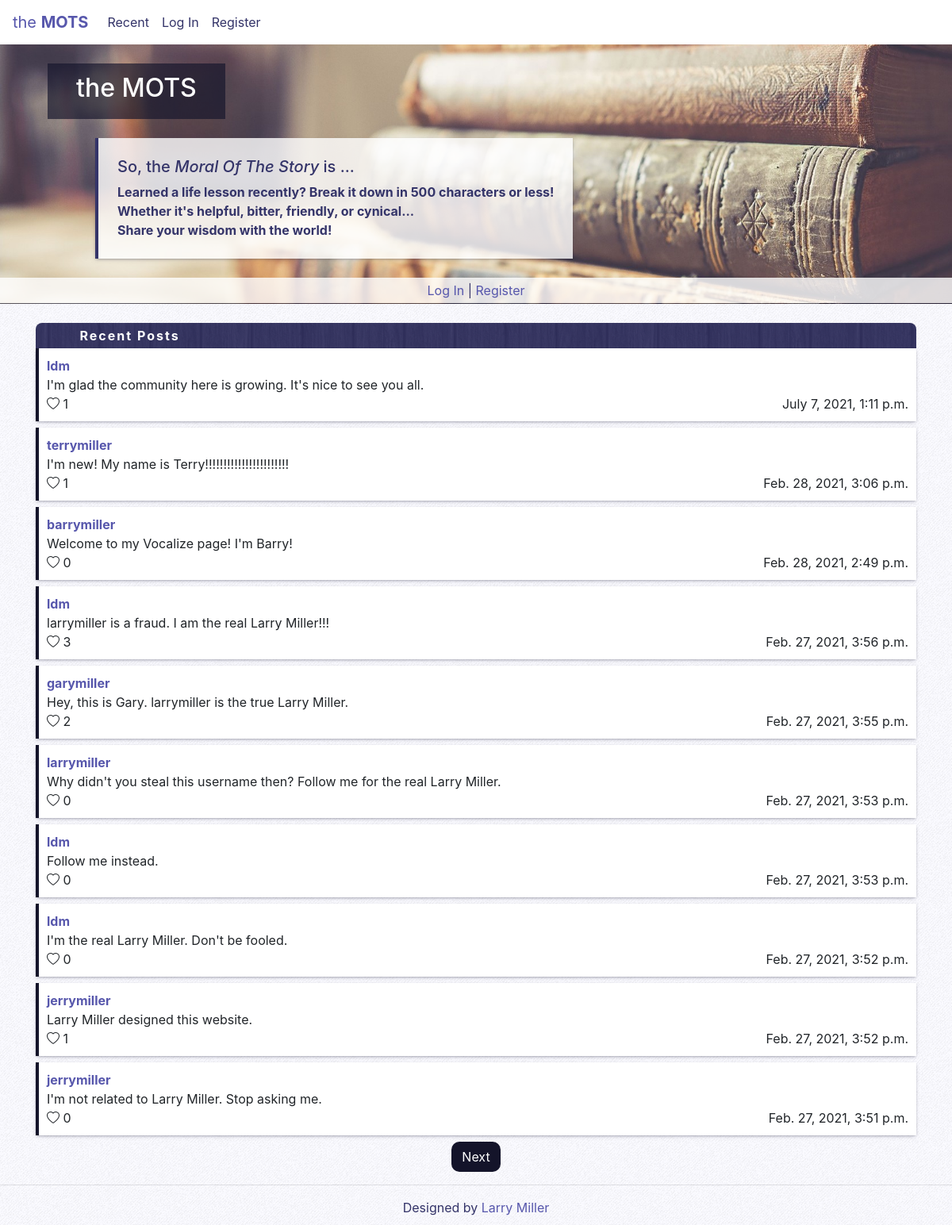
The page / on the database its author committed.
### network/models.py (models this page shows, shortened)
class Post(models.Model):
    poster = models.ForeignKey(User, on_delete=models.CASCADE, related_name="posts", null=True)
    content = models.CharField(max_length=500, null=True)
    time = models.DateTimeField(auto_now_add=True, null=True)

class User(AbstractUser):
    pass

### network/views.py (the view)
# urls.py: path("", views.index, name="index"),
def index(request):
    posts = Post.objects.all().order_by('-time')
    activePosts = {}
    isLiked = {}
    likeIds = {}
    page = ""
    for post in posts:
        isLiked[post] = False
        if request.user.is_authenticated:
            if Like.objects.filter(postId=post.id, liker=request.user).count() > 0:
                currentLike = Like.objects.get(postId=post.id, liker=request.user)
                likeIds[post.id] = currentLike.id
            if Like.objects.filter(postId=post.id, liker=request.user, is_liked=True).count() > 0:
                isLiked[post] = True
        count = Like.objects.filter(postId=post.id, is_liked=True).count()
        activePosts[post] = count
        p = Paginator(posts, 10)
        page_num = request.GET.get('page', 1)
        try:
            page = p.page(page_num)
        except EmptyPage:
            page = p.page(1)
    return render(request, "network/index.html", {"activePosts": activePosts, "page": page, "isLiked": isLiked, "likeIds": likeIds})

### network/templates/network/index.html (shortened to what this page needs)
{% extends "network/layout.html" %}
{% block body %}
    {% if user.is_authenticated %}
        <div class="bannerbox">
            <br>
            <div class="bannerheader">
                <h2>the MOTS</h2>
            </div>
            <br>
            <br>
        </div>
        <div class="shareform">
            <form style="display: inline; padding: 1%;" action='{% url "newpost" %}' method="POST">
                {% csrf_token %}
                <input type="text" style="width: 84%;" maxlength=500 name="content" placeholder="So, the MoralOfTheStory is ...">
                <input type="submit" class="btnshare" style="width: 13%;" value="Share">
            </form>
        </div>
        <br>
    {% else %}
        <div class="bannerbox">
            <br>
            <div class="bannerheader">
                <h2 >the MOTS</h2>
            </div>
            <br>
            <div class="bannerblurb">
                <h5>So, the <i>Moral Of The Story</i> is ...</h5>
                Learned a life lesson recently? Break it down in 500 characters or less!<br>
                Whether it's helpful, bitter, friendly, or cynical...<br>
                Share your wisdom with the world!
            </div>
            <br>
            <p class="bannerfooter" style="text-align: center;"><a href="{% url 'login' %}">Log In</a> | <a href="{% url 'register' %}">Register</a></p>
        </div>
        <br>
    {% endif %}
<div class="container">
    <div class="postsheading">Recent Posts</div>
    {% for k in page %}
        <div class="simplebox">
            <a href="{% url 'profile' k.poster %}"><b>{{ k.poster }}</b></a>
            <p style="display: block;" id="postcontent{{ k.id }}">{{ k.content }}</p>
            <div class="row">
                <div class="col-3">
                    {% for post, bool in isLiked.items %}
                        {% if post == k and bool %}
                            <span onclick="Like('{{ k.id }}')"><i class="bi bi-heart-fill" id="likebutton{{ k.id }}"></i></span>
                            <span id="likecounter{{ k.id }}">
                                {% for currentPost, likeCount in activePosts.items %}
                                    {% if currentPost == k %}
                                        {{ likeCount }}
                                    {% endif %}
                                {% endfor %}
                            </span>
                        {% elif post == k %}
                            {% if user.is_authenticated %}
                                <span onclick="Like('{{ k.id }}')"><i class="bi bi-heart" id="likebutton{{ k.id }}"></i></span>
                                <span id="likecounter{{ k.id }}">
                                {% for currentPost, likeCount in activePosts.items %}
                                    {% if currentPost == k %}
                                        {{ likeCount }}
                                    {% endif %}
                                {% endfor %}
                                </span>
                            {% else %}
                                <i class="bi bi-heart"></i>
                                {% for currentPost, likeCount in activePosts.items %}
                                    {% if currentPost == k %}
                                        {{ likeCount }}
                                    {% endif %}
                                {% endfor %}
                            {% endif %}
                        {% endif %}
                    {% endfor %}
                </div>
                <div class="col-9">
                    <p class="posttime">{{ k.time }}</p>
                </div>
            </div>
        </div>
    {% endfor %}
    {% ifnotequal activePosts|length 0 %}
        <div style="text-align: center;">
                {% if page.has_next %}
                    <a href="{% url 'index' %}?page={{ page.next_page_number }}" class="btn btnactive">Next</a>
                {% endif %}
        </div>
    {% endifnotequal %}
</div>
{% endblock %}

### network/templates/network/layout.html (shortened to what this page needs)
{% load static %}
<!DOCTYPE html>
<html lang="en">
    <head>
        <link rel="stylesheet" href="https://stackpath.bootstrapcdn.com/bootstrap/4.4.1/css/bootstrap.min.css">
        <link rel="stylesheet" href="https://cdn.jsdelivr.net/npm/bootstrap-icons@1.3.0/font/bootstrap-icons.css">
        <link href="{% static 'network/styles.css' %}" rel="stylesheet">
    </head>
    <body>
        <nav class="navbar navbar-expand">
            <a class="navbar-brand" href="/">the <b>MOTS</b></a>
            <div>
              <ul class="navbar-nav mr-auto">
                <li class="nav-item">
                  <a class="nav-link" href="{% url 'index' %}">Recent</a>
                </li>
                {% if user.is_authenticated %}
                    <li class="nav-item">
                        <a class="nav-link" href="{% url 'following' %}">Following</a>
                    </li>
                    <li class="nav-item">
                        <a class="nav-link" href="{% url 'logout' %}">Log Out</a>
                    </li>
                {% else %}
                    <li class="nav-item">
                        <a class="nav-link" href="{% url 'login' %}">Log In</a>
                    </li>
                    <li class="nav-item">
                        <a class="nav-link" href="{% url 'register' %}">Register</a>
                    </li>
                {% endif %}
              </ul>
            </div>
          </nav>
        <div class="body">
            {% block body %}
            {% endblock %}
        </div>
        <hr>
        <div class="footer">
            <p>Designed by <a href="https://github.com/larrymillerprogramming">Larry Miller</a></p>
        </div>
    </body>
</html>

### network/static/network/styles.css (style rules this page uses)
body { background-color: #fafaff; background-image: url('groovepaper.png') !important; background-attachment: fixed; word-wrap: break-word; }
h2 { text-align: center; color: #ffffff; }
p { margin: 0; }
a { color: #5757ac; transition-duration: 0.25s; }
.navbar { position: sticky; top: 0; z-index: 1; background-color: #ffffff; }
.nav-link { color: #343469; }
.bannerbox { color: #ffffff; background-color: #9c894d; background-image: url('booksbanner.jpg') !important; background-position: center; background-repeat: no-repeat; background-size: cover; border-bottom: 1px solid #14142aaa; }
.bannerheader { color: #ffffff; background-color: #14142aaa; padding: 1% 3% 1% 3%; margin-left: 5%; width: fit-content; }
.bannerblurb { color: #343469; font-weight: bold; background-color: #ffffffcc; border-left: 4px solid #343469; box-shadow: rgba(50, 50, 93, 0.25) 0px 2px 5px -1px, rgba(0, 0, 0, 0.3) 0px 1px 3px -1px; padding: 2%; margin-left: 10%; width: fit-content; }
.bannerfooter { color: #343469; background-color: #ffffffcc; padding: 4px; }
.simplebox { background-color: #ffffff; border-left: 4px solid #14142a; box-shadow: rgba(50, 50, 93, 0.25) 0px 2px 5px -1px, rgba(0, 0, 0, 0.3) 0px 1px 3px -1px; padding: 10px; margin-bottom: 8px; }
.postsheading { background-color: #5757ac; background-image: url('dark-wood.png') !important; border-radius: 8px 8px 0px 0px; color: #ffffff; font-weight: bold; letter-spacing: 2px; padding: 4px 4px 4px 5%; }
.posttime { text-align: right; }
.btn { border-radius: 10px; }
.btnactive { color: #ffffff; background-color: #14142a; }
.footer { color: #343469; text-align: center; padding-bottom: 10px; }

### rows shown on the page
Post: poster "ldm", content "I'm glad the community here is growing. It's nice to see you all.", likeCount "1", time "July 7, 2021, 1:11 p.m."
Post: poster "terrymiller", content "I'm new! My name is Terry!!!!!!!!!!!!!!!!!!!!!!!", likeCount "1", time "Feb. 28, 2021, 3:06 p.m."
Post: poster "barrymiller", content "Welcome to my Vocalize page! I'm Barry!", likeCount "0", time "Feb. 28, 2021, 2:49 p.m."
Post: poster "ldm", content "larrymiller is a fraud. I am the real Larry Miller!!!", likeCount "3", time "Feb. 27, 2021, 3:56 p.m."
Post: poster "garymiller", content "Hey, this is Gary. larrymiller is the true Larry Miller.", likeCount "2", time "Feb. 27, 2021, 3:55 p.m."
Post: poster "larrymiller", content "Why didn't you steal this username then? Follow me for the real Larry Miller.", likeCount "0", time "Feb. 27, 2021, 3:53 p.m."
Post: poster "ldm", content "Follow me instead.", likeCount "0", time "Feb. 27, 2021, 3:53 p.m."
Post: poster "ldm", content "I'm the real Larry Miller. Don't be fooled.", likeCount "0", time "Feb. 27, 2021, 3:52 p.m."
Post: poster "jerrymiller", content "Larry Miller designed this website.", likeCount "1", time "Feb. 27, 2021, 3:52 p.m."
Post: poster "jerrymiller", content "I'm not related to Larry Miller. Stop asking me.", likeCount "0", time "Feb. 27, 2021, 3:51 p.m."
